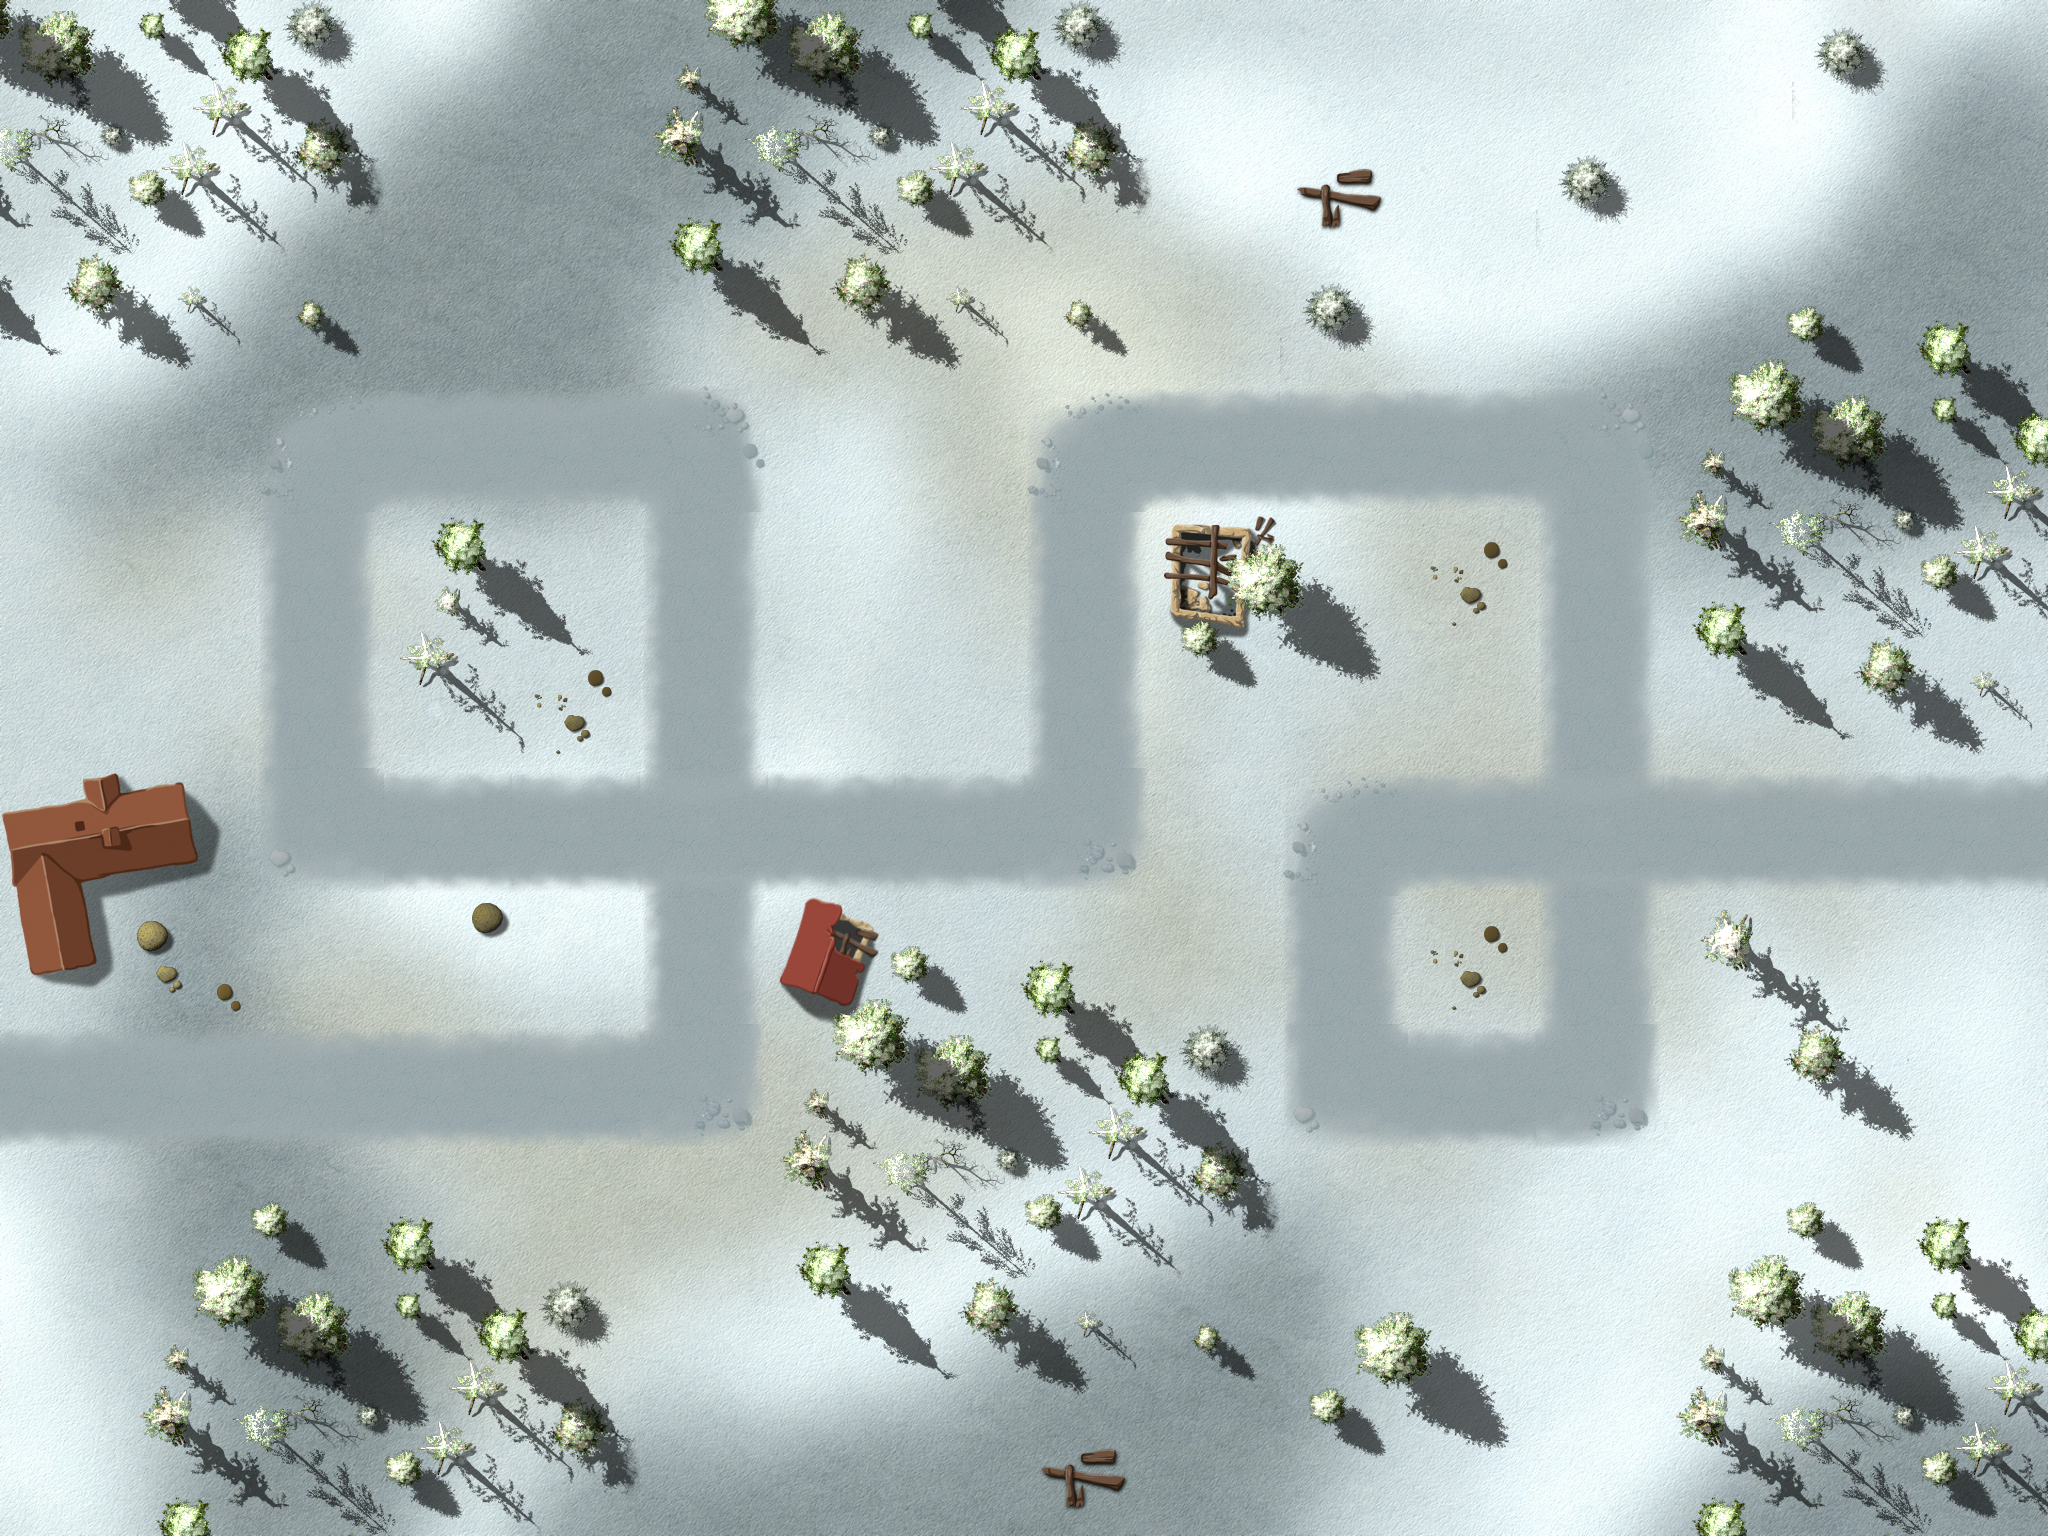

This is a level from a 2D game, rendered from its Tiled map with the project's own tilesets. A one-line summary and the map file follow, with tile-layer data summarised:
An orthogonal 16x12 tile map with 128x128 px tiles, 4 tile layers (Ground, Objects1, Objects2, Path), 1 hidden layer not drawn, 3 tilesets and 39 objects.

<map version="1.0" orientation="orthogonal" width="16" height="12" tilewidth="128" tileheight="128">
 <properties>
 <property name="wave01" value="1,2,1,1,1,2,10,3,10,10,2,10,10,1,1,2,2,1,1,10,10,10,10,10,2,2,1,1" />
 <property name="wave02" value="4,10,10,10,10,1,1,1,1,1,4,1,1,4,1,1,3,3,3" />
 <property name="wave03" value="1,2,1,1,1,2,10,10,10,2,10,10,1,1,2,2,1,1,10,10,10,10,10,2,2,1,1" />
 <property name="wave04" value="10,6,10,10,1,10,1,10,1,10,10,10,1,1,1,1,10,10,10,10,1,1,1,10" />
 <property name="wave05" value="10,10,3,3,10,10,10,7,7,4,4,5,4,5,5,3,5,5,5,10,10,10,10,10,5,5,5,7,5,7,5,7,4" />
 <property name="wave06" value="2,5,5,5,5,5,5,5,4,4,4,7,7,7,7,5,5,5,7,7,4,4,4,7,6,7,4,5,4" />
 <property name="wave07" value="10,10,10,5,10,5,5,4,10,10,4,10,10,10,5,3,5,4,5,4,5,2" />
 <property name="wave08" value="10,3,10,10,6,10,7,7,4,4,5,4,5,5,5,5,5,5,10,10,10,10,10,5,5,5,7,5,7,5,7,4" />
 <property name="wave09" value="1,5,5,5,4,5,5,5,5,4,5,5,5,4,5,5,5,7,5,5,5,7,4,5,4,4,5,5,3,10,10,10" />
 <property name="wave10" value="1,7,5,5,5,7,10,10,10,7,10,10,8,5,7,7,5,5,10,10,6,10,10,7,7,5,100" />
 <property name="wave11" value="5,5,4,5,4,4,5,5,5,5,10,5,5,5,5,5,5,5,5,3,3,6,10,8,10,10,10,10,10,3,5,5,5,7,7,8,5,5,5,5,2" />
 <property name="wave12" value="10,10,10,10,10,8,3,7,4,5,4,5,5,5,10,8,10,10,10,10,6,10,10,10,10,10,10,10,10,10,10,10,10,6,5,7,11,6,10,10,10,6,5,5,5,5,10,10,10,10,10,10" />
 <property name="wave13" value="2,7,7,5,4,5,4,4,5,5,5,4,5,5,5,5,5,5,5,5,5,5,5,5,5,5,5,1" />
 <property name="wave14" value="8,10,10,10,6,10,10,3,10,10,6,10,10,10,10,10,4,4,4,4,5,5,5,10,10,10,9,10,10,7,10" />
 <property name="wave15" value="1,4,4,5,5,3,5,5,5,5,6,5,4,5,4,4,5,4,5,7,5,5,5,5,5,5,5,5,3,3,5,10,10,5,5,5,7,7,4,4" />
 <property name="wave16" value="7,7,7,7,7,7,6,7,7,8,7,7,7,5,5,5,5,8,7,5,5,4,4,4,3,8,9,9,9,5,5,6,6" />
 <property name="wave17" value="7,7,3,7,7,5,5,6,5,3,5,5,5,7,5,5,7,7,7,5,7,5,5,5,5,4,6" />
 <property name="wave18" value="2,7,6,4,4,5,4,10,10,10,10,4,4,4,10,10,8,10,10,10,3,5,5,7,7,7" />
 <property name="wave19" value="10,10,10,10,10,10,3,8,3,7,4,5,4,5,5,5,10,10,5,5,5,5,5,5,5,5,3,3,6,10,10,7,10,5,5,5,5,3" />
 <property name="wave20" value="102,6,10,10,10,3,3,5,10,10,5,5,5,7,7,4,4,10,10,10,10,8,10,10,6,10,10,11,10,11,10,5,5,5,5,5,5,7,10,10,10,10,101" />
<property name="wave21" value="10,10,10,10,10,7,10,10,7,10,10,10,10,7,10,10,10,8,10,10,8,11,11,8" />
<property name="wave22" value="1,7,5,5,5,7,10,10,10,7,10,10,5,5,7,7,5,5,10,10,10,10,10,7,7,5,1" />
<property name="wave23" value="5,5,6,6,5,5,5,5,5,5,7,7,7,7,8,3,7,4,5,4,5,5,5,8,5,7,8,4,5,6,11,5,5,5,4,6" />
<property name="wave24" value="11,11,8,3,7,4,5,4,5,5,6,11,3,3,5,5,5,5,5,6,5,8,3,3,6,8,8,11,11,11" />
<property name="wave25" value="2,7,5,5,5,5,5,5,5,5,5,6,3,6,5,8,8,3,7,4,6,4,4,4,5,5,5,9,9,9,9,9,6,5,6" />
<property name="wave26" value="11,11,11,3,3,11,11,11,11,11,8,9,9,9,5,5,6,8,5,7,8,4,5,8,11,5,5,5,4,4" />
<property name="wave27" value="3,3,5,5,5,5,7,7,4,4,3,5,5,5,5,5,5,5,5,3,5,5,5,5,5,5,1" />
<property name="wave28" value="6,11,11,11,11,6,11,11,11,11,6,9,9,5,5,9,9,5,5,5,5,3,9,9,8,5,5,5,1" />
<property name="wave29" value="10,10,10,10,5,10,5,10,5,10,10,10,5,5,5,5,10,10,10,10,5,5,5,10" />
<property name="wave30" value="1,5,5,5,10,10,10,5,10,10,10,5,5,5,5,5,5,10,10,10,10,102,103,101" />
 </properties>
 <tileset firstgid="1" name="ground" tilewidth="128" tileheight="128">
  <image source="tilesWorld1.png" width="2048" height="2048" />
 </tileset>
 <tileset firstgid="257" name="path" tilewidth="128" tileheight="128">
  <image source="path03.png" width="512" height="512" />
 </tileset>
 <tileset firstgid="273" name="ground" tilewidth="2048" tileheight="1536">
  <image source="ground3.jpg" width="2048" height="1536" />
 </tileset>
 <layer name="Ground" width="16" height="12">
  <data>[192 cells, 1 non-empty, 1 distinct tile ids]</data>
 </layer>
 <layer name="Objects1" width="16" height="12">
  <data>[192 cells, 18 non-empty, 12 distinct tile ids]</data>
 </layer>
 <layer name="Objects2" width="16" height="12">
  <data>[192 cells, 86 non-empty, 28 distinct tile ids]</data>
 </layer>
 <objectgroup name="Objects3" width="16" height="12">
  <object gid="116" x="1318" y="434" />
  <object gid="136" x="20" y="862" />
  <object gid="136" x="776" y="644" />
  <object gid="136" x="744" y="992" />
  <object gid="136" x="400" y="1018" />
  <object gid="116" x="388" y="1252" />
  <object gid="116" x="278" y="1298" />
  <object gid="116" x="250" y="1242" />
  <object gid="116" x="810" y="626" />
  <object gid="116" x="376" y="1050" />
  <object gid="116" x="394" y="794" />
  <object gid="116" x="354" y="632" />
  <object gid="116" x="292" y="362" />
  <object gid="116" x="178" y="362" />
  <object gid="116" x="204" y="408" />
  <object gid="116" x="1646" y="1054" />
 </objectgroup>
 <layer name="Path" width="16" height="12">
  <data>[192 cells, 42 non-empty, 6 distinct tile ids]</data>
 </layer>
 <objectgroup name="Locked" width="16" height="12">
  <object x="2432" y="256" />
  <object x="0" y="0" width="2048" height="256" />
  <object x="0" y="1280" width="2048" height="256" />
  <object x="0" y="256" width="128" height="1024" />
  <object x="1920" y="256" width="128" height="1024" />
  <object x="128" y="768" width="128" height="128" />
  <object x="1664" y="896" width="128" height="128" />
  <object x="256" y="1024" width="256" height="256" />
  <object x="1792" y="1024" width="128" height="128" />
  <object x="768" y="896" width="384" height="128" />
  <object x="768" y="1024" width="512" height="256" />
  <object x="384" y="896" width="128" height="128" />
  <object x="384" y="512" width="128" height="256" />
  <object x="768" y="512" width="128" height="128" />
  <object x="1152" y="512" width="128" height="128" />
  <object x="1280" y="256" width="128" height="128" />
  <object x="768" y="256" width="384" height="128" />
  <object x="128" y="256" width="256" height="128" />
  <object x="256" y="1152" width="256" height="128" />
  <object x="1664" y="384" width="256" height="256" />
  <object x="1792" y="256" width="128" height="128" />
  <object x="1792" y="640" width="128" height="128" />
 </objectgroup>
 <objectgroup name="Waypoints" width="16" height="12">
  <object x="0" y="512">
   <polyline points="-135,575 697,572 698,-63 326,-63 326,318 1091,314 1084,-51 1603,-52 1600,575 1344,570 1344,328 2161,312" />
  </object>
 </objectgroup>
 <layer name="blendAdd" width="16" height="12" visible="0">
  <data>[192 cells, 0 non-empty, 0 distinct tile ids]</data>
 </layer>
</map>
